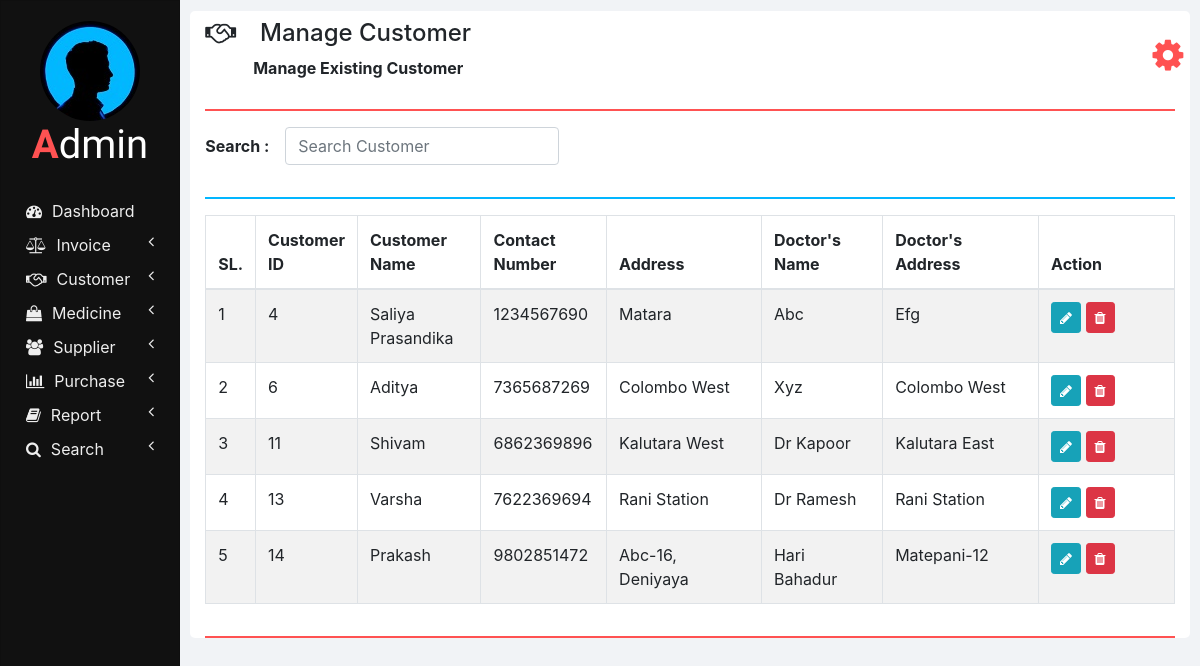
The page /manage_customer.php on the database its author committed.
### tables this page shows
CREATE TABLE `customers` (
  `ID` int(11) NOT NULL,
  `NAME` varchar(20) NOT NULL,
  `CONTACT_NUMBER` varchar(10) NOT NULL,
  `ADDRESS` varchar(100) NOT NULL,
  `DOCTOR_NAME` varchar(20) NOT NULL,
  `DOCTOR_ADDRESS` varchar(100) NOT NULL
);

### php/manage_customer.php (the view, shortened to what this page needs)
<?php
  function showCustomers($id) {
    require "db_connection.php";
    if($con) {
      $seq_no = 0;
      $query = "SELECT * FROM customers";
      $result = mysqli_query($con, $query);
      while($row = mysqli_fetch_array($result)) {
        $seq_no++;
        if($row['ID'] == $id)
          showEditOptionsRow($seq_no, $row);
        else
          showCustomerRow($seq_no, $row);
      }
    }
  }
  function showCustomerRow($seq_no, $row) {
    ?>
    <tr>
      <td><?php echo $seq_no; ?></td>
      <td><?php echo $row['ID'] ?></td>
      <td><?php echo $row['NAME']; ?></td>
      <td><?php echo $row['CONTACT_NUMBER']; ?></td>
      <td><?php echo $row['ADDRESS']; ?></td>
      <td><?php echo $row['DOCTOR_NAME']; ?></td>
      <td><?php echo $row['DOCTOR_ADDRESS']; ?></td>
      <td>
        <button href="" class="btn btn-info btn-sm" onclick="editCustomer(<?php echo $row['ID']; ?>);">
          <i class="fa fa-pencil"></i>
        </button>
        <button class="btn btn-danger btn-sm" onclick="deleteCustomer(<?php echo $row['ID']; ?>);">
          <i class="fa fa-trash"></i>
        </button>
      </td>
    </tr>
    <?php
  }
  ?>

### css/sidenav.css (style rules this page uses)
body { background-color: #f1f3f6; }
.sidenav { width: 15%; height: 100vh; background-color: #222222; position: fixed; z-index: 1; flex: 1 0 auto; }
.card { width: 100%; height: 100%; top: 0; border-radius: 0; background-color: #111111; }
.logo .logo-caption { font-family: 'Poiret One', cursive; color: #ffffff; text-align: center; margin-bottom: 25px; }
.logo .profile { margin-left: 50%; border-radius: 50%; transform: translate(-50%); }
.logo .tweak { color: #ff5252; font-weight: bold; }
.main-menu-item { padding: 5px 5px; cursor: pointer; }
.main-menu-item > a { color: #eeeeee; text-decoration: none; font-size: 16px; }
.main-menu-item > a > span { margin-left: 10px; }

### css/home.css (style rules this page uses)
html, body { height: 100vh; }

### rows shown on the page
customers: seq_no "1", ID "4", NAME "Saliya Prasandika", CONTACT_NUMBER "1234567690", ADDRESS "Matara", DOCTOR_NAME "Abc", DOCTOR_ADDRESS "Efg"
customers: seq_no "2", ID "6", NAME "Aditya", CONTACT_NUMBER "7365687269", ADDRESS "Colombo West", DOCTOR_NAME "Xyz", DOCTOR_ADDRESS "Colombo West"
customers: seq_no "3", ID "11", NAME "Shivam", CONTACT_NUMBER "6862369896", ADDRESS "Kalutara West", DOCTOR_NAME "Dr Kapoor", DOCTOR_ADDRESS "Kalutara East"
customers: seq_no "4", ID "13", NAME "Varsha", CONTACT_NUMBER "7622369694", ADDRESS "Rani Station", DOCTOR_NAME "Dr Ramesh", DOCTOR_ADDRESS "Rani Station"
customers: seq_no "5", ID "14", NAME "Prakash", CONTACT_NUMBER "9802851472", ADDRESS "Abc-16, Deniyaya", DOCTOR_NAME "Hari Bahadur", DOCTOR_ADDRESS "Matepani-12"

### other values the page prints
$heading "Manage Customer"
$sub_heading "Manage Existing Customer"
